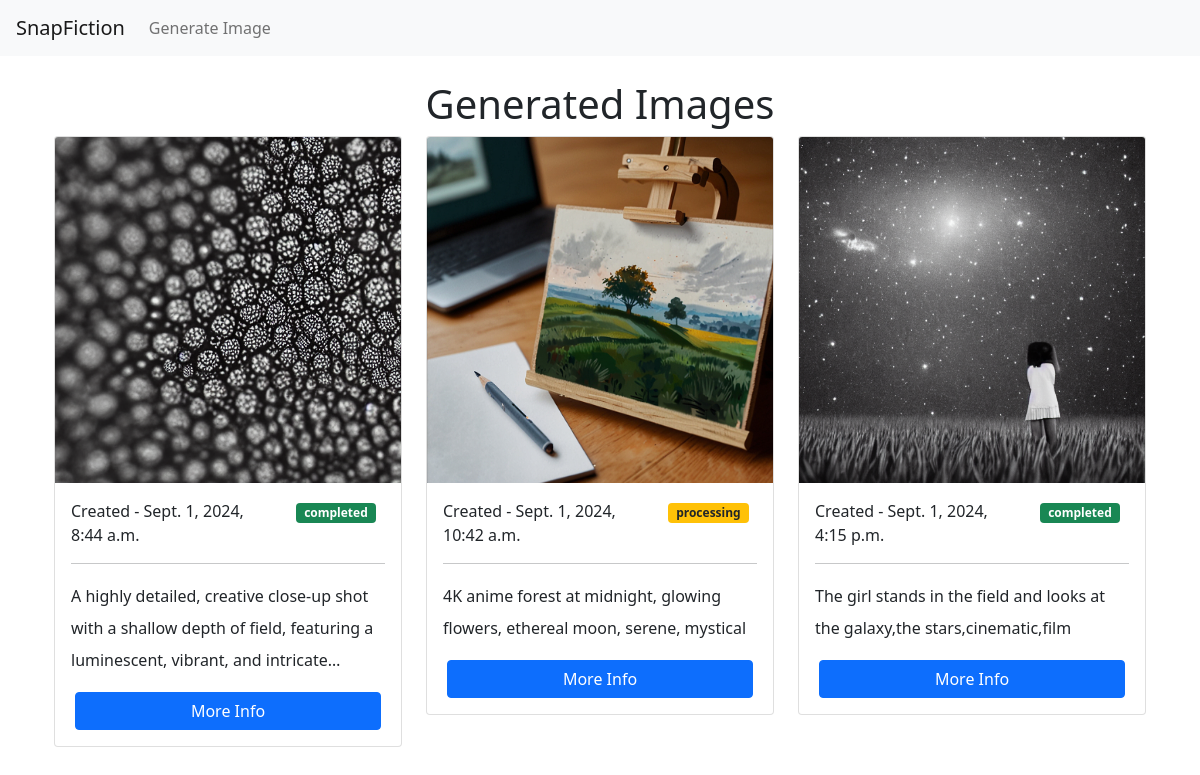
The page / on the database its author committed.
### Pixora/models.py (models this page shows, shortened)
class ImageRequest(models.Model):
    id = models.UUIDField(primary_key=True, default=uuid.uuid4, editable=False)
    user = models.ForeignKey(User, on_delete=models.CASCADE, null=True, blank=True)
    prompt = models.TextField()
    image = models.ImageField(upload_to='generated_images/', blank=True, null=True)
    created_at = models.DateTimeField(auto_now_add=True)
    status = models.CharField(max_length=50, default='completed')

### Pixora/views.py (the view)
# urls.py: path('', views.home, name='home'),
def home(request):
    generatedimages=ImageRequest.objects.all()
    data={
        'images':generatedimages,
    }
    return render(request, 'pixora/home.html',data)

### templates/pixora/home.html (shortened to what this page needs)
{% extends "base.html" %}
{% load static %}
{% block content %}
<div class="container mt-4">
    <h1 class="text-center">Generated Images</h1>
    <div class="row">
        {% for image in images %}
        <div class="col-md-4 mb-4">
              <div class="card">
                {% if image.status == "completed" %}
                <img src="{{ image.image.url }}" class="card-img-top" alt="{{ image.prompt }}">
                {% else %}
                <img src="{% static 'img/default.jpg' %}" class="card-img-top" alt="{{ image.prompt }}">
                {% endif %}
                <div class="card-body">
                    <div class='row'>
                        <div class="col">
                            Created - {{image.created_at}}
                          </div>
                        <div class="col-4">
                            {% if image.status == "completed" %}
                            <span class="badge bg-success">{{ image.status }}</span>
                            {% else %}
                            <span class="badge bg-warning text-dark">{{ image.status }}</span>
                            {% endif %}
                          </div>
                    </div>
                    <hr>
                  <div class="row my-3">
                    <div class="truncate-paragraph">
                        {{ image.prompt }}
                    </div>
                  </div>
                  <div class='row px-3'>
                    <a href="#" class="btn btn-primary text-right">More Info</a>
                  </div>
                </div>
              </div>
        </div>
        {% endfor %}
    </div>
</div>
{% endblock %}

### templates/base.html (shortened to what this page needs)
{% load static %}
<!DOCTYPE html>
<html lang="en">
<head>
    <link href="https://cdn.jsdelivr.net/npm/bootstrap@5.0.2/dist/css/bootstrap.min.css" rel="stylesheet">
</head>
<body>
    <nav class="navbar navbar-expand-lg navbar-light bg-light">
        <a class="navbar-brand mx-3" href="{% url 'home' %}">SnapFiction</a>
        <div class="collapse navbar-collapse">
            <ul class="navbar-nav ml-auto">
                <li class="nav-item">
                    <a class="nav-link" href="{% url 'generate_image' %}">Generate Image</a>
                </li>
            </ul>
        </div>
    </nav>
    <div class="container">
        {% block content %}{% endblock %}
    </div>
</body>
</html>

### templates/pixora/home.html (style rules this page uses)
.truncate-paragraph { display: -webkit-box; -webkit-line-clamp: 3; -webkit-box-orient: vertical; overflow: hidden; text-overflow: ellipsis; line-height: 2; max-height: 8em; }

### rows shown on the page
ImageRequest: shows a picture, created_at "Sept. 1, 2024, 8:44 a.m.", status "completed", prompt "A highly detailed, creative close-up shot with a shallow depth of field, featuring a luminescent, vibrant, and…"
ImageRequest: created_at "Sept. 1, 2024, 10:42 a.m.", status "processing", prompt "4K anime forest at midnight, glowing flowers, ethereal moon, serene, mystical"
ImageRequest: shows a picture, created_at "Sept. 1, 2024, 4:15 p.m.", status "completed", prompt "The girl stands in the field and looks at the galaxy,the stars,cinematic,film"
